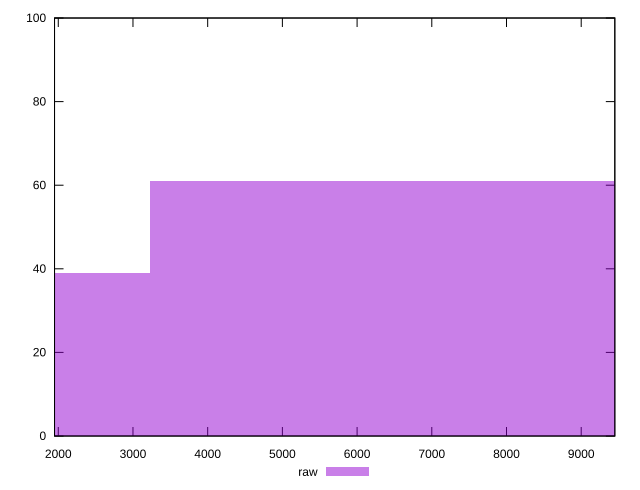

The gnuplot source for this figure:
reset

$raw <<EOF
6459.4617260270215 61
0 39
EOF

set key outside below
set boxwidth 6459.4617260270215
set xrange [1950:9450]
set yrange [0:100]
set trange [0:100]
set style fill transparent solid 0.5 noborder
set terminal svg size 640, 490 enhanced background rgb 'white'
set output "report_00009_2021-02-08T22-37-41.559Z/uses-text-compression/samples/pages/raw/histogram.svg"

plot $raw title "raw" with boxes

reset
